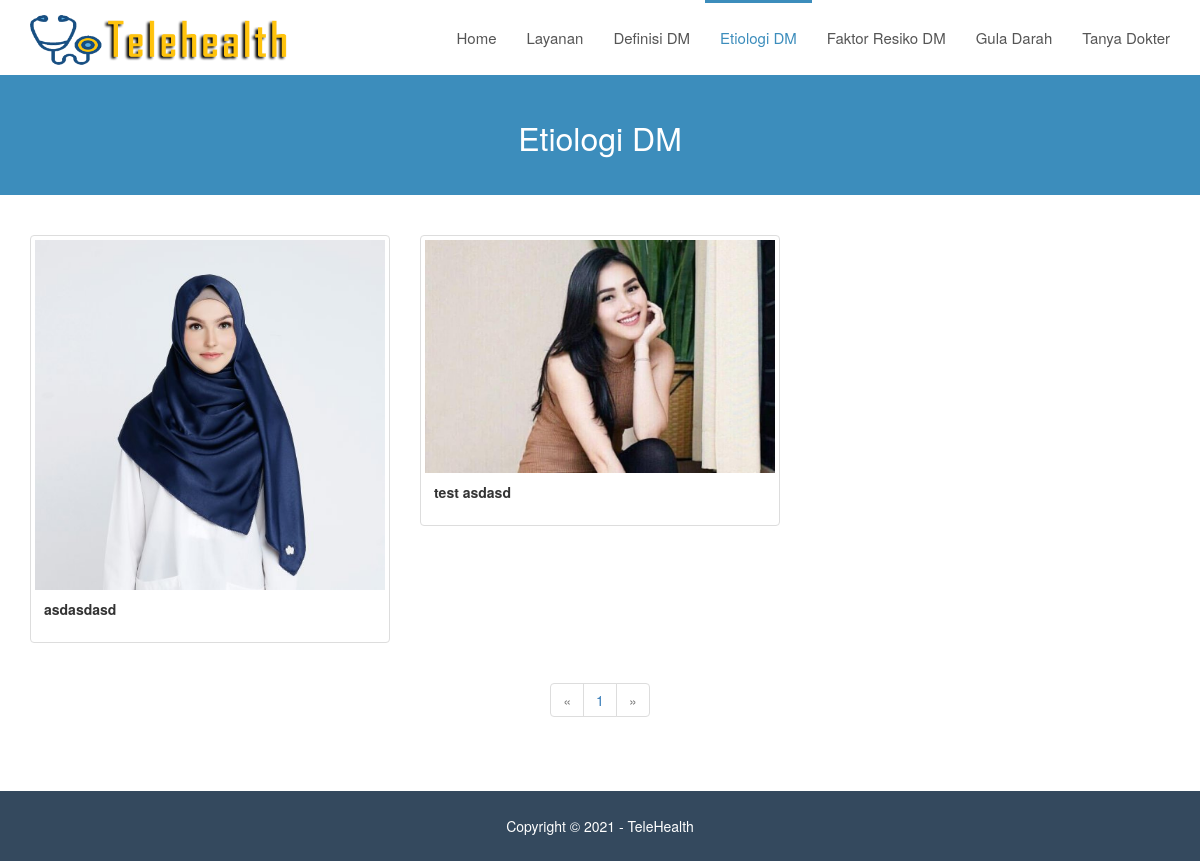
The app's page /etiologi with its own data.
### tables this page shows
CREATE TABLE `is_etiologi` (
  `etiologi_id` int(11) NOT NULL,
  `title` varchar(255) NOT NULL,
  `deskripsi` text NOT NULL,
  `image` varchar(100) NOT NULL
);

### pages/etiologi/view.php (the view, shortened to what this page needs)
<div class="row">
    <div class="col-lg-12">
        <div class="row">
            <?php
            $batas = 9;
            $jumlah_record = mysqli_query($mysqli, "SELECT * FROM is_etiologi")
                                                    or die('Ada kesalahan pada query jumlah_record: '.mysqli_error($mysqli));
            $jumlah  = mysqli_num_rows($jumlah_record);
            $halaman = ceil($jumlah / $batas);
            $page    = (isset($_GET['hal'])) ? (int)$_GET['hal'] : 1;
            $mulai   = ($page - 1) * $batas;
            $query = mysqli_query($mysqli, "SELECT * FROM is_etiologi ORDER BY etiologi_id DESC LIMIT $mulai, $batas")
                                            or die('Ada kesalahan pada query tampil etiologi : '.mysqli_error($mysqli));
            while($data = mysqli_fetch_assoc($query)) {
            ?>
                <div class="col-sm-4 col-md-4">
                    <br><br>
                    <div class="thumbnail">
                        <a data-toggle="modal" class="open_modal" href="#" data-id="<?php echo $data['etiologi_id']; ?>">
                            <img src="images/etiologi/<?php echo $data['image']; ?>" alt="Etiologi">
                        </a>
                        <div class="caption">
                            <strong><p><?php echo $data['title']; ?></p></strong>
                        </div>
                    </div>
                </div>
            <?php
            }
            if (empty($_GET['hal'])) {
                $halaman_aktif = '1';
            } else {
                $halaman_aktif = $_GET['hal'];
            }
            ?>
            <br/>
            <div class="row text-center">
                <div class="col-lg-12">
                    <ul class="pagination">
                    <?php
                    if ($halaman_aktif<='1') { ?>
                        <li class="disabled">
                            <a href="">&laquo;</a>
                        </li>
                    <?php
                    } else { ?>
                        <li>
                            <a href="page-<?php echo $page -1 ?>">&laquo;</a>
                        </li>
                    <?php
                    }
                    ?>
                    <?php
                    for($x=1; $x<=$halaman; $x++) { ?>
                        <li class="">
                            <a href="page-<?php echo $x ?>"><?php echo $x ?></a>
                        </li>
                    <?php
                    }
                    ?>
                    <?php
                    if ($halaman_aktif>=$halaman) { ?>
                        <li class="disabled">
                            <a href="">&raquo;</a>
                        </li>
                    <?php
                    } else { ?>
                        <li>
                            <a href="page-<?php echo $page +1 ?>">&raquo;</a>
                        </li>
                    <?php
                    }
                    ?>
                    </ul>
                </div>
            </div>
        </div>
    </div>
</div>

### assets/css/modern-business.css (style rules this page uses)
html, body { height: 100%; }
body { padding-top: 50px; }

### assets/css/style.css (style rules this page uses)
body { font-family: "Helvetica Neue", Helvetica, Arial, sans-serif; font-size: 14px; line-height: 1.42857143; color: #555; background-color: #fff; }
a { color: #3c8dbc; text-decoration: none; }

### records on screen
is_etiologi: image (picture), title "asdasdasd"
is_etiologi: image (picture), title "test asdasd"
